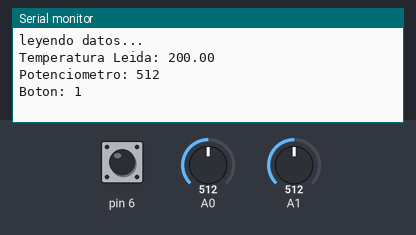
The sketch below on a simulated Arduino Uno, built with avr-gcc and run on an emulated ATmega328P. Parts: the last lines printed to the serial monitor. Inputs (shaded band) come from the test bench; at power-on: A0 = 512, A1 = 512, pin 6 HIGH. WiFi joins after 1.5 s; servers stay silent unless stated.

Above: at 18.0 s.
18.1 s: A0 set to 716
At 20.8 s:
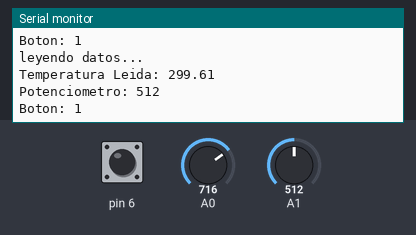
33.3 s: A1 set to 716
At 41.5 s:
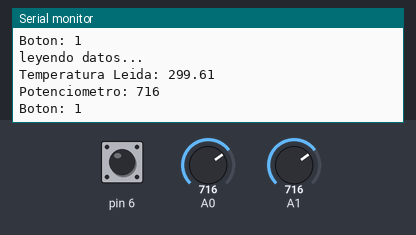
48.5 s: A0 set to 900
At 62.1 s:
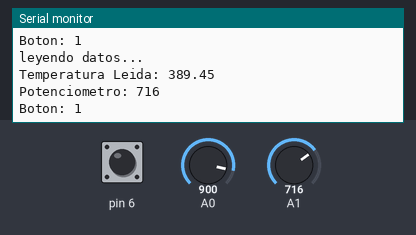
Timing chart, 0 to 63.6 s (numbered marks = the images above; inputs shaded):
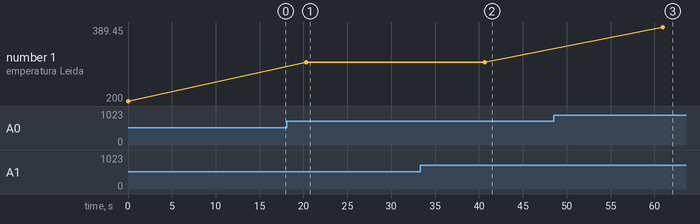

Measured:
- after the input at 18.1 s, the serial monitor: prints a new line after 2.2 s (image 1)
- after the input at 33.3 s, the serial monitor: prints a new line after 7.4 s (image 2)
- after the input at 48.5 s, the serial monitor: prints a new line after 12.5 s (image 3)
- plotted number 1: 200 → 299.61 after the input at 18.1 s, 299.61 → 389.45 after the input at 48.5 s

The sketch:

datalogger_DHCP.ino
```cpp
#include "ThingSpeak.h"
#include <SPI.h>
#include <Ethernet.h>

#define DHT22_PIN 7

byte mac[] = { 0x90, 0xA2, 0xDA, 0x10, 0xB3, 0xBD};
byte ip[] = {10, 22, 72, 31};
byte DNS[] = {8, 8, 8, 8};
byte gateway[] = {10, 22, 72, 1};
byte subnet[] = {255, 255, 255, 0};

EthernetClient client;

unsigned long myChannelNumber = 250751;
const char * myWriteAPIKey = "APIKEY";

void setup() {
  pinMode(6,INPUT_PULLUP);
  Ethernet.begin(mac, ip, DNS, gateway, subnet);
  ThingSpeak.begin(client);
  Serial.begin(9600);
}

void loop() {
  Serial.println("leyendo datos... ");
  int sensorVal = analogRead(A0);
  float voltage = (sensorVal / 1024.0) * 5.0;
  float temperature = (voltage - 0.5) * 100; //Sonda temperatura kit Arduino
  Serial.print("Temperatura Leida: ");
  Serial.println(temperature);
  int pot = analogRead(A1);
  Serial.print("Potenciometro: ");
  Serial.println(pot);
  boolean boton = digitalRead(6);
  Serial.print("Boton: ");
  Serial.println(boton);
  ThingSpeak.setField(1, temperature);
  ThingSpeak.setField(2, pot);
  ThingSpeak.setField(3, boton);
  ThingSpeak.writeFields(myChannelNumber, myWriteAPIKey);

  delay(20000); // ThingSpeak will only accept updates every 15 seconds.
}
```
